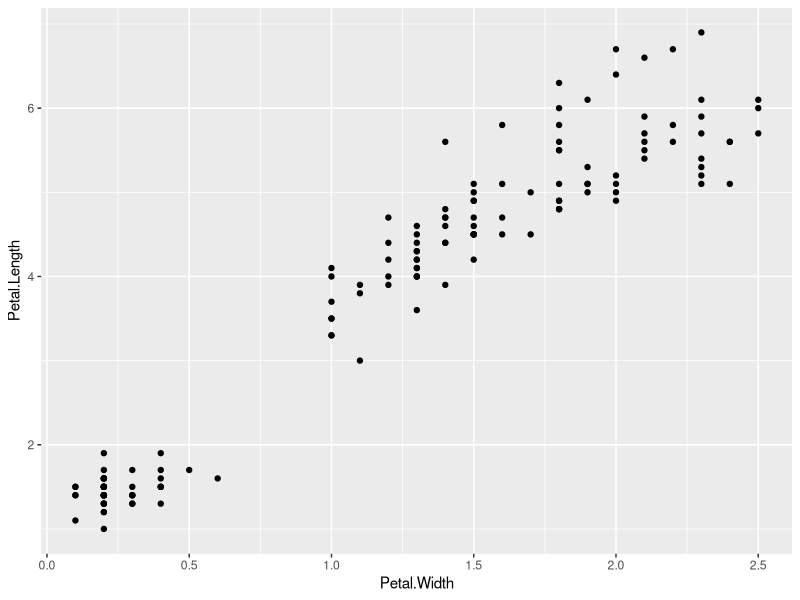
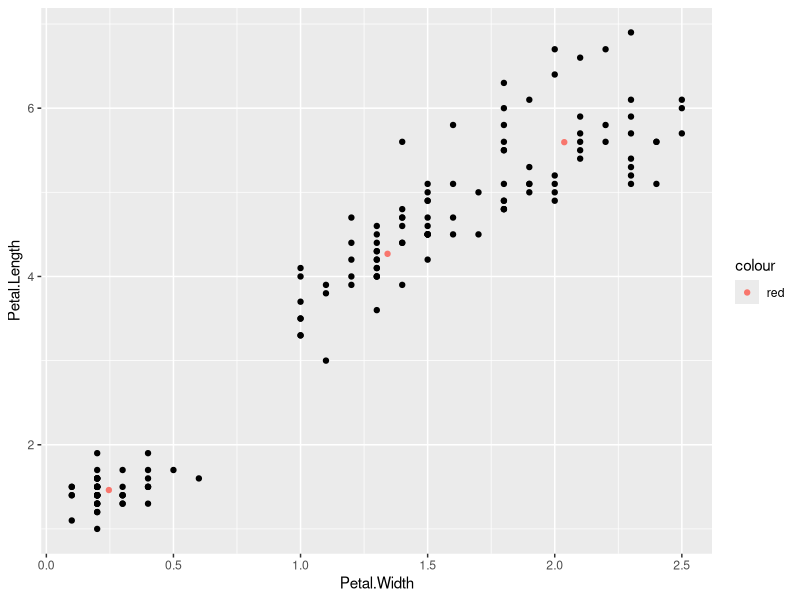
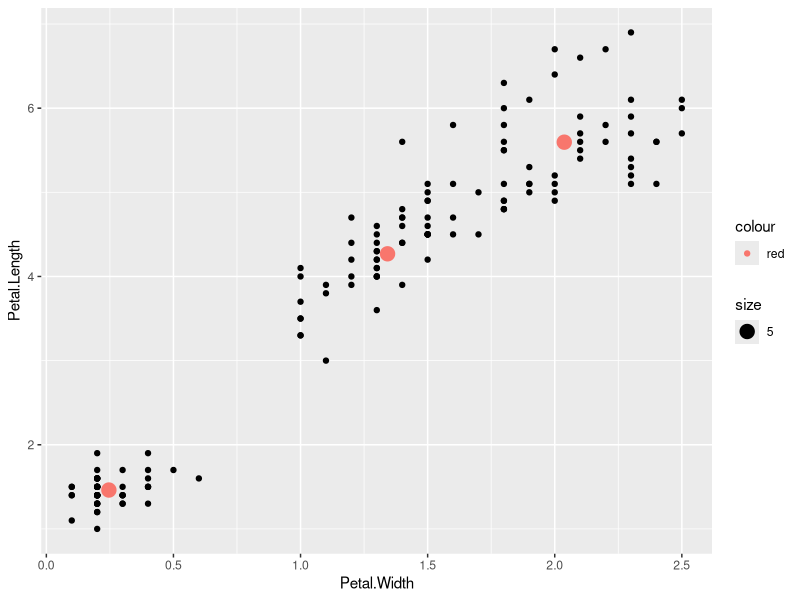

Write R code to recreate these figures, in order.
# K means clustering with iris dataset
library(ggplot2)
km <- kmeans(iris[,3:4], centers = 3)
km
ggplot(data = iris) + geom_point(aes(x=Petal.Width, y = Petal.Length))
ggplot(data = iris) + geom_point(aes(x=Petal.Width, y = Petal.Length)) + geom_point(as.data.frame(km$centers), mapping = aes(x=Petal.Width, y = Petal.Length, color = "red"))
ggplot(data=iris) + geom_point(aes(x=Petal.Width, y=Petal.Length)) + geom_point(as.data.frame(km$centers), mapping=aes(x=Petal.Width, y=Petal.Length, color = "red", size=5))
